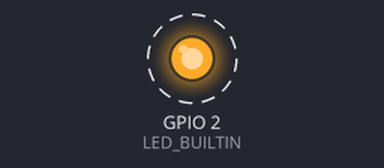
Recording of a sketch running on a simulated ESP32. On the bench: output pins drawn as LEDs (lit = HIGH). Dashed ring = blinking. What the sketch prints to the serial monitor is not drawn.

Above: at 0.2 s.
Timing chart, 0 to 3.0 s (numbered marks = the images above):
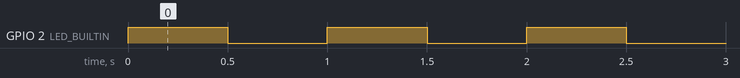

The sketch:

ESP32_WROVER__virtualMirror.ino
```cpp
/**********************************************************************
* Filename    : ESP32_WROVER__virtualMirror
* Description : Make builtin led to blink when printing out heartbeat.
* In this case we will be using the power of the 2 cores esp32 has.
* Auther      : Alternatives Solutions
* Modification: 2026/04/30
**********************************************************************/
#define LED_BUILTIN  2
#define DELAY_TIME   1000

// Creating a "Handle" (an ID card for our task). It is optional for now
TaskHandle_t MyTaskHandle;

// Function for our Task on Core 0
void MyWorkerFunc(void * pvParameters) {
  Serial.print("Task1 running on core ");
  Serial.println(xPortGetCoreID());

  for(;;) { // Workers need their own infinite loop
    Serial.println("System Heartbeat: Core 0 is Healthy");
    delay(DELAY_TIME);
  }
}


// the setup function runs once when you press reset or power the board
void setup() {
  Serial.begin(115200);
  // initialize digital pin LED_BUILTIN as an output.
  pinMode(LED_BUILTIN, OUTPUT);

  // create a task that will be executed in the
  // MyWorkerFunc() function, with priority 1
  // and executed on core 0
  xTaskCreatePinnedToCore(
        MyWorkerFunc,  /* Task function. */
        "Task1",       /* name of task. */
        10000,         /* Stack size of task */
        NULL,          /* parameter of the task */
        1,             /* priority of the task */
        &MyTaskHandle, /* Task handle to keep track of created task */
        0              /* pin task to core 0 */
  );


  Serial.println("System initialized, up and running... ");
}

// the loop function runs over and over again forever
void loop() {
  digitalWrite(LED_BUILTIN, HIGH);   // turn the LED off (HIGH is the voltage level)
  Serial.println("LED OFF");
  delay(DELAY_TIME/2);                 // wait for a Defined delay time
  digitalWrite(LED_BUILTIN, LOW);    // turn the LED ON, Active LOW
  Serial.println("LED ON");
  delay(DELAY_TIME/2);                 // wait for a Defined delay time
}
```

Measured:
- by itself, GPIO 2 (LED_BUILTIN): alternates HIGH for 0.50 s and LOW for 0.50 s
